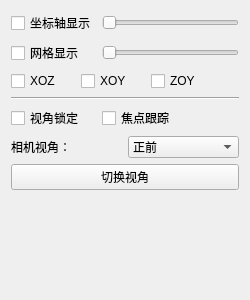
<?xml version="1.0" encoding="UTF-8"?>
<ui version="4.0">
 <class>Disp3DViewDockPanel</class>
 <widget class="QWidget" name="Disp3DViewDockPanel">
  <property name="geometry">
   <rect>
    <x>0</x>
    <y>0</y>
    <width>250</width>
    <height>300</height>
   </rect>
  </property>
  <!-- 面板宽度只有 250px，所有控件按单列布局排布，避免横向挤压。
       分段：坐标轴/网格 → 网格平面（子选项）→ 相机 -->
  <layout class="QGridLayout" name="gridLayout">
   <item row="0" column="0">
    <widget class="QCheckBox" name="cbox_AxisAble">
     <property name="text">
      <string>坐标轴显示</string>
     </property>
    </widget>
   </item>
   <item row="0" column="1">
    <widget class="QSlider" name="hsd_AxisSize">
     <property name="orientation">
      <enum>Qt::Horizontal</enum>
     </property>
     <property name="toolTip">
      <string>坐标轴长度</string>
     </property>
    </widget>
   </item>
   <item row="1" column="0">
    <widget class="QCheckBox" name="cbox_GridAble">
     <property name="text">
      <string>网格显示</string>
     </property>
    </widget>
   </item>
   <item row="1" column="1">
    <widget class="QSlider" name="hsd_GridSize">
     <property name="orientation">
      <enum>Qt::Horizontal</enum>
     </property>
     <property name="toolTip">
      <string>网格范围与密度</string>
     </property>
    </widget>
   </item>
   <!-- 三个网格平面是「网格显示」的子选项，紧跟其下并左对齐。
        原先行号跳到了 3（第 2 行整行空置），且被一个前置弹簧推到右半、
        宽度锁死 40px 装不下「XOZ」加指示器。 -->
   <item row="2" column="0" colspan="2">
    <layout class="QHBoxLayout" name="horizontalLayout_5">
     <item>
      <widget class="QCheckBox" name="cbox_XOZGrid">
       <property name="minimumSize">
        <size>
         <width>64</width>
         <height>0</height>
        </size>
       </property>
       <property name="text">
        <string>XOZ</string>
       </property>
      </widget>
     </item>
     <item>
      <widget class="QCheckBox" name="cbox_XOYGrid">
       <property name="minimumSize">
        <size>
         <width>64</width>
         <height>0</height>
        </size>
       </property>
       <property name="text">
        <string>XOY</string>
       </property>
      </widget>
     </item>
     <item>
      <widget class="QCheckBox" name="cbox_ZOYGrid">
       <property name="minimumSize">
        <size>
         <width>64</width>
         <height>0</height>
        </size>
       </property>
       <property name="text">
        <string>ZOY</string>
       </property>
      </widget>
     </item>
     <item>
      <spacer name="horizontalSpacer_6">
       <property name="orientation">
        <enum>Qt::Horizontal</enum>
       </property>
       <property name="sizeHint" stdset="0">
        <size>
         <width>40</width>
         <height>20</height>
        </size>
       </property>
      </spacer>
     </item>
    </layout>
   </item>
   <item row="3" column="0" colspan="2">
    <widget class="Line" name="line_4">
     <property name="orientation">
      <enum>Qt::Horizontal</enum>
     </property>
    </widget>
   </item>
   <!-- 以下四项都是相机相关，归在分隔线之下成为一段。
        原先「视角锁定/焦点跟踪」被放在分隔线之上、与坐标轴网格同段，分组是错的。 -->
   <item row="4" column="0">
    <widget class="QCheckBox" name="cbox_CareamLockAble">
     <property name="text">
      <string>视角锁定</string>
     </property>
    </widget>
   </item>
   <item row="4" column="1">
    <widget class="QCheckBox" name="cbox_FellowAble">
     <property name="text">
      <string>焦点跟踪</string>
     </property>
    </widget>
   </item>
   <!-- 相机视角：下拉框独占一行。原先「标签+下拉框+按钮」挤在一行，
        250px 宽下面板里下拉框被压到几乎读不出文字。 -->
   <item row="5" column="0" colspan="2">
    <layout class="QHBoxLayout" name="horizontalLayout_3">
     <item>
      <widget class="QLabel" name="label_7">
       <property name="text">
        <string>相机视角：</string>
       </property>
      </widget>
     </item>
     <item>
      <widget class="QComboBox" name="cbox_SelectView">
       <item>
        <property name="text">
         <string>正前</string>
        </property>
       </item>
       <item>
        <property name="text">
         <string>右侧</string>
        </property>
       </item>
       <item>
        <property name="text">
         <string>左侧</string>
        </property>
       </item>
       <item>
        <property name="text">
         <string>上方</string>
        </property>
       </item>
       <item>
        <property name="text">
         <string>下方</string>
        </property>
       </item>
       <item>
        <property name="text">
         <string>正后</string>
        </property>
       </item>
      </widget>
     </item>
    </layout>
   </item>
   <item row="6" column="0" colspan="2">
    <widget class="QPushButton" name="pbtn_SwitchView">
     <property name="text">
      <string>切换视角</string>
     </property>
    </widget>
   </item>
   <item row="7" column="0" colspan="2">
    <spacer name="verticalSpacer_3">
     <property name="orientation">
      <enum>Qt::Vertical</enum>
     </property>
     <property name="sizeHint" stdset="0">
      <size>
       <width>20</width>
       <height>40</height>
      </size>
     </property>
    </spacer>
   </item>
  </layout>
 </widget>
 <resources/>
 <connections/>
</ui>
